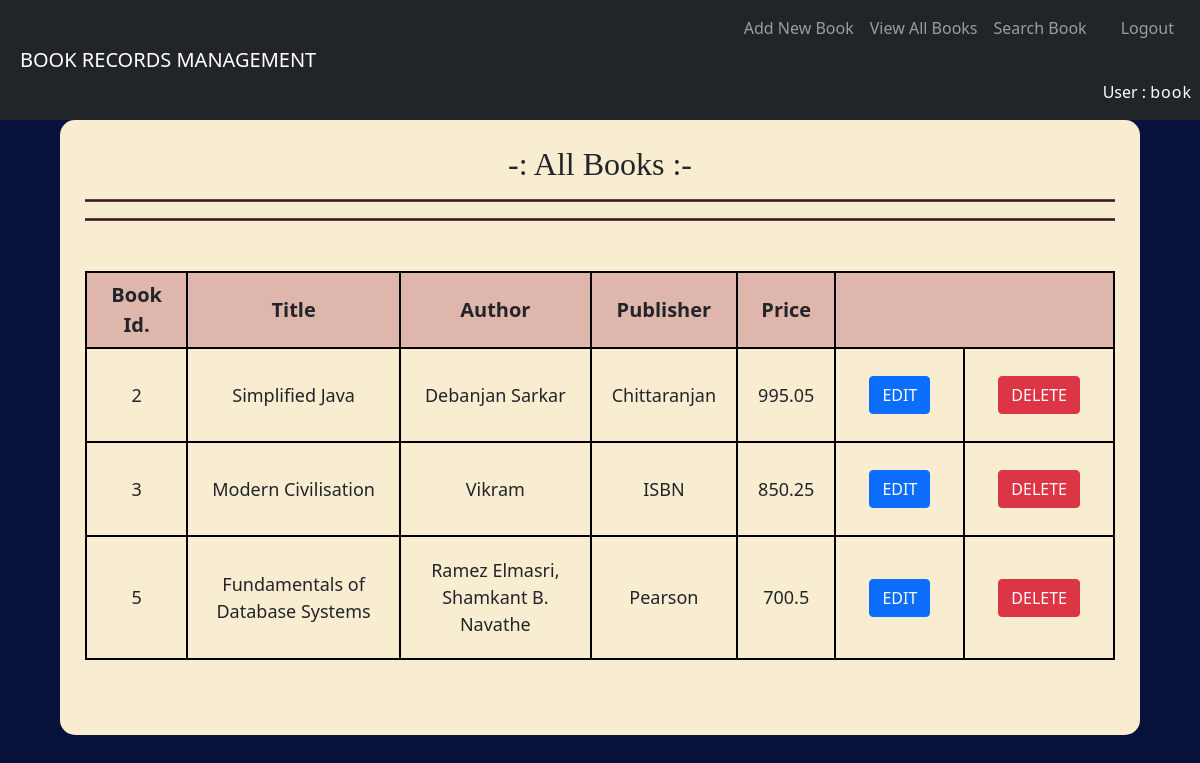
Page /BRMapp/view-books (signed in) on the committed database.
### BRMapp/models.py (models this page shows, shortened)
class Book(models.Model):
    title = models.CharField(max_length=100)
    price = models.FloatField()
    author = models.CharField(max_length=100)
    publisher = models.CharField(max_length=100)

### BRMapp/views.py (the view)
# urls.py: re_path('view-books',views.viewBooks),
@login_required(login_url="/BRMapp/login")
def viewBooks(request):
    books = models.Book.objects.all()
    if(len(books)==0):
        res = render(request,'BRMapp/view-books.html',{'user_name':request.session['user_name']})
    else:
        res = render(request,'BRMapp/view-books.html',{'books':books,'user_name':request.session['user_name']})
    return res

### templates/BRMapp/view-books.html (shortened to what this page needs)
<!DOCTYPE html>
{% load static %}
<html lang="en" dir="ltr">
<head>
  <link href="https://cdn.jsdelivr.net/npm/bootstrap@5.1.3/dist/css/bootstrap.min.css" rel="stylesheet">
  <link rel="stylesheet" type="text/css" href="{% static 'BRMapp/css/BRMstyles.css' %}" />
</head>
<body>
  <div class="header">
    <nav class="navbar navbar-expand-md navbar-dark bg-dark">
      <a class="navbar-brand" href="#">BOOK RECORDS MANAGEMENT</a>
      <div class="collapse navbar-collapse" id="navbarSupportedContent">
        <ul class="navbar-nav ms-auto">
          <li class="nav-item">
            <a class="nav-link" href="/BRMapp/new-book">Add New Book</a>
          </li>
          <li class"nav-item">
            <a class="nav-link" href="/BRMapp/view-books">View All Books</a>
          </li>
          <li class"nav-item">
            <a class="nav-link" href="/BRMapp/search-book">Search Book</a>
          </li>
          <li class"nav-item">
            <a class="nav-link" href="/BRMapp/logout">Logout</a><br/>
            <span class="nav-link" style="color: white;">User : <span class="USERNAME">{{ user_name }}</span></span>
          </li>
        </ul>
      </div>
    </nav>
  </div>
  <div class="main">
    <h2>-: All Books :-</h2>
    <hr />
    <hr />
    {% if books %}
    <table>
      <thead>
        <tr>
          <th>Book Id.</th>
          <th>Title</th>
          <th>Author</th>
          <th>Publisher</th>
          <th>Price</th>
          <th colspan="2"></th>
        </tr>
      </thead>
      <tbody>
        {% for book in books %}
        <div class="table-row">
          <tr>
            <td>{{book.id}}</td>
            <td>{{book.title}}</td>
            <td>{{book.author}}</td>
            <td>{{book.publisher}}</td>
            <td>{{book.price}}</td>
            <td>
              <a class="btn" href="/BRMapp/edit-book?bookid={{book.id}}">
                <button type="button" class="btn btn-primary">
                  EDIT
                </button>
              </a>
            </td>
            <td>
              <a class="btn" href="/BRMapp/delete-book?bookid={{book.id}}">
                <button type="button" class="btn btn-danger">
                  DELETE
                </button>
              </a>
            </td>
          </tr>
        </div>
        {% endfor %}
      </tbody>
    </table>
    {% else %}
    <h4>No Book Records Found !!!</h4>
    {% endif %}
  </div>
</body>
</html>

### static/BRMapp/css/BRMstyles.css (style rules this page uses)
body { text-align: center; background-color: #06113C; }
hr { border-style: none none double none; border-width: 3px; border-color: #733C3C; opacity: 1; background-color: none; }
a { text-decoration: none; }
h2 { font-family: "algerian"; }
table { margin: 50px auto; border: solid 2px black; }
thead { background-color: #DEB6AB; }
th { padding: 7px 20px; font-size: 20px; border: solid 2px black; }
td { font-weight: normal; font-size: 18px; padding: 20px; border: solid 2px black; }
.navbar-brand { padding-left: 20px; }
.USERNAME { letter-spacing: 1px; }
.main { background-color: #F8ECD1; width: 90%; margin: auto; text-align: center; padding: 25px; border-radius: 15px; }

### rows in the picture
Book: id "2", title "Simplified Java", author "Debanjan Sarkar", publisher "Chittaranjan", price "995.05"
Book: id "3", title "Modern Civilisation", author "Vikram", publisher "ISBN", price "850.25"
Book: id "5", title "Fundamentals of Database Systems", author "Ramez Elmasri, Shamkant B. Navathe", publisher "Pearson", price "700.5"

### other values in the picture
{{ user_name }} "book"
